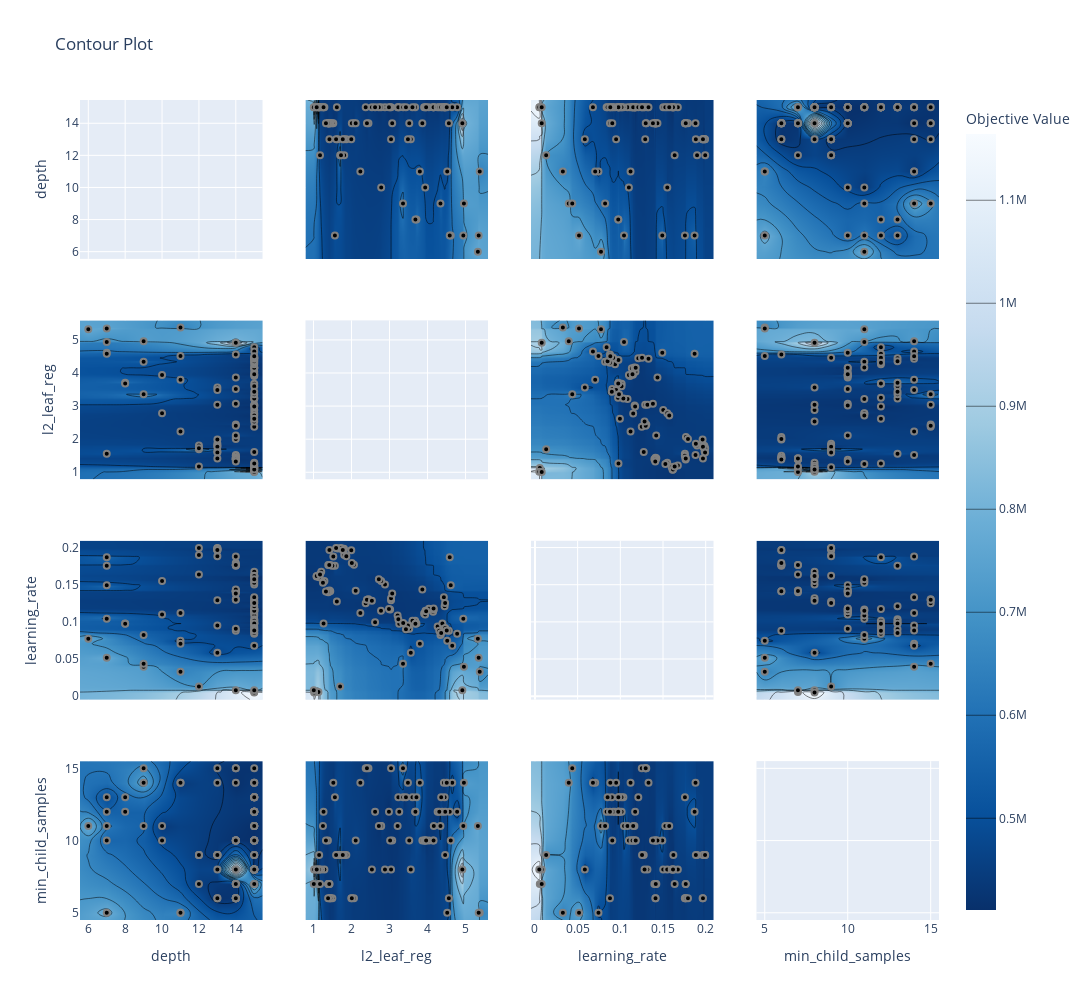

Here is the notebook cell this chart was saved with:
### Code cell
fig = optuna.visualization.plot_contour(study, params=['learning_rate',
                                                 'min_child_samples',
                                                 'depth',
                                                 'l2_leaf_reg'])
fig.update_layout(width=1200, height=1000)
plt.tight_layout()
fig.show()
